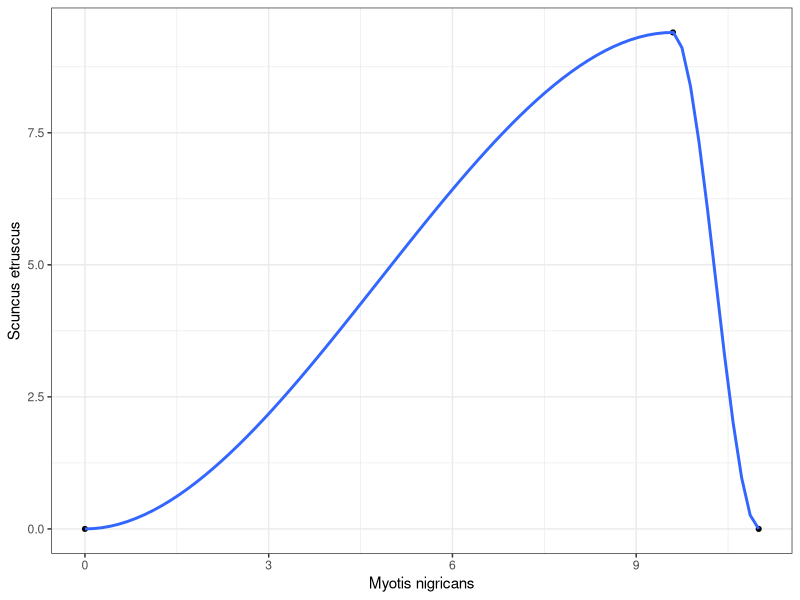
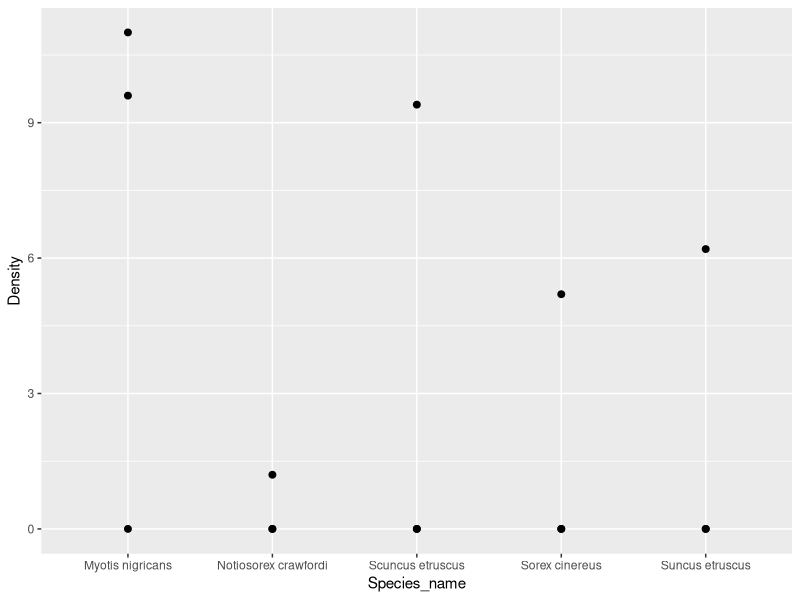
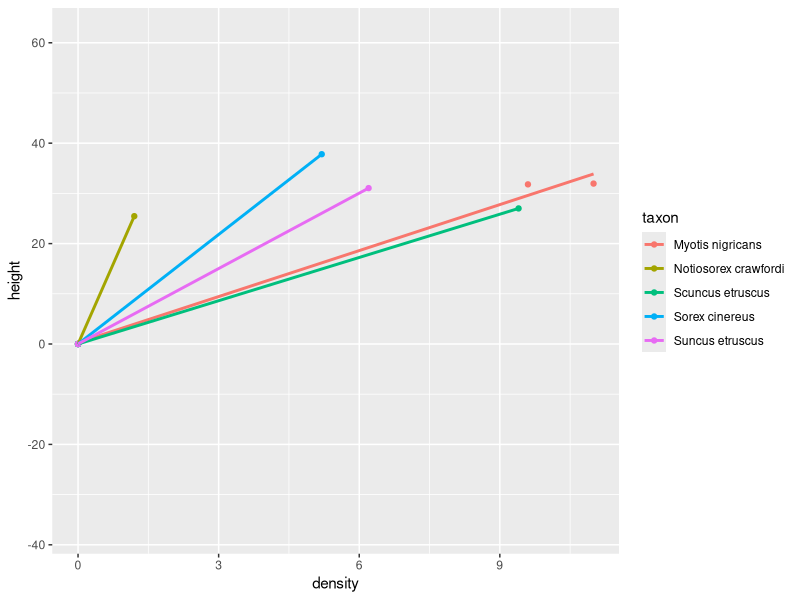
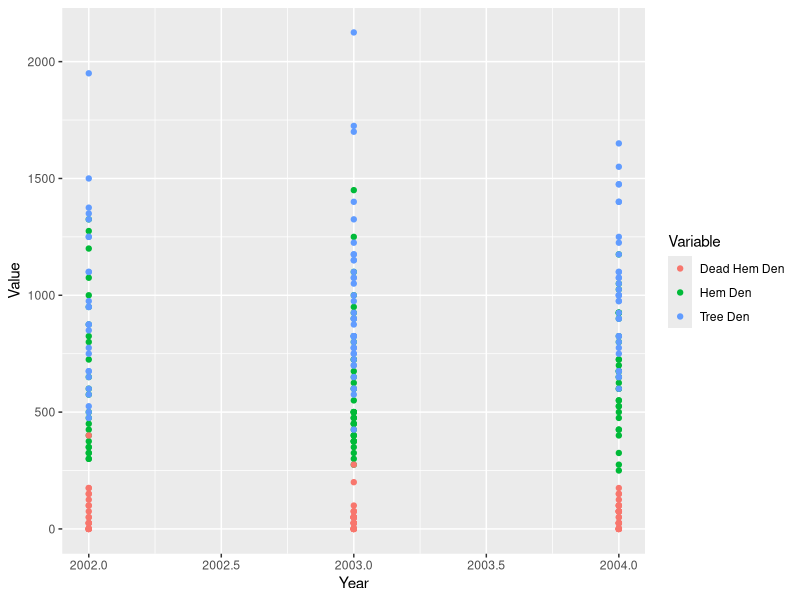

Recreate these plots in R, in order.
## ---- chunk 1
knitr::opts_chunk$set(echo = TRUE)
library(tidyr)
library(dplyr)
## ---- chunk 2

mammals <- data.frame(site = c(1,1,2,3,3,3), 
                      taxon = c('Suncus etruscus', 'Sorex cinereus', 
                                'Myotis nigricans', 'Notiosorex crawfordi', 
                                'Scuncus etruscus', 'Myotis nigricans'),
                      density = c(6.2, 5.2, 11.0, 1.2, 9.4, 9.6)
)

cat("The mammals data frame:\n")
mammals
## ---- chunk 3
library(tidyr)

m_wide <- mammals %>%
  spread(taxon, density)

m_wide
## ---- chunk 4
m_wide_0 <- mammals %>%
  spread(taxon, density, fill=0)

m_wide_0
## ---- chunk 5
m_long_0 <- mammals %>%
  complete(site, taxon, fill=list(density=0))

m_long_0
## ---- chunk 6
library(ggplot2)

ggplot(m_wide_0, mapping = aes(x=`Myotis nigricans`,
                               y=`Scuncus etruscus`)) +
  geom_point(size=1.4) +
  stat_smooth() +
  theme_bw()
## ---- chunk 7
m_long <- m_wide_0 %>%
  gather(Species_name, Density, -site)

m_long

#Another way of doing the same thing
m_long <- m_wide_0 %>%
  gather(Species_name, Density, `Myotis nigricans`:`Suncus etruscus`)

m_long
## ---- chunk 8

ggplot(m_long, mapping=aes(x=Species_name, y=Density)) +
  geom_point(size=2) +
  stat_summary(fun.data="mean_sdl", color="red")
## ---- chunk 9
mamh <- mammals %>%
  mutate(height=rnorm(6,30,3))
## ---- chunk 10
mamh2 <- mamh %>%
  unite(measurement, density, height, sep="_")

mamh2
## ---- chunk 11
mamh_long <- mamh2 %>%
  spread(taxon, measurement, fill="0_0") %>%
  gather(taxon, measurement, -site)

mamh_long
## ---- chunk 12
mamh_long <- mamh_long %>%
  separate(measurement, into = c("density", "height"), sep="_")

mamh_long
## ---- chunk 13
mamh_long <- mamh_long %>%
  mutate(density = as.numeric(density),
         height = as.numeric(height))
## ---- chunk 14
qplot(density, height, data=mamh_long, 
      color=taxon, geom="point") +
  stat_smooth(method="lm", fill=NA)
## ---- chunk 15
library(readxl)
hemlock <- read_excel("./data/18/hemlock.xlsx")
## ---- chunk 16
hem_gath <- hemlock %>%
  select(Stand:Latitude, `Hem Den`, `Dead Hem Den`, `Tree Den`) %>%
  gather(Variable, Value, `Hem Den`, `Dead Hem Den`, `Tree Den`)
## ---- chunk 17
qplot(Year, Value, data=hem_gath, color=Variable)
